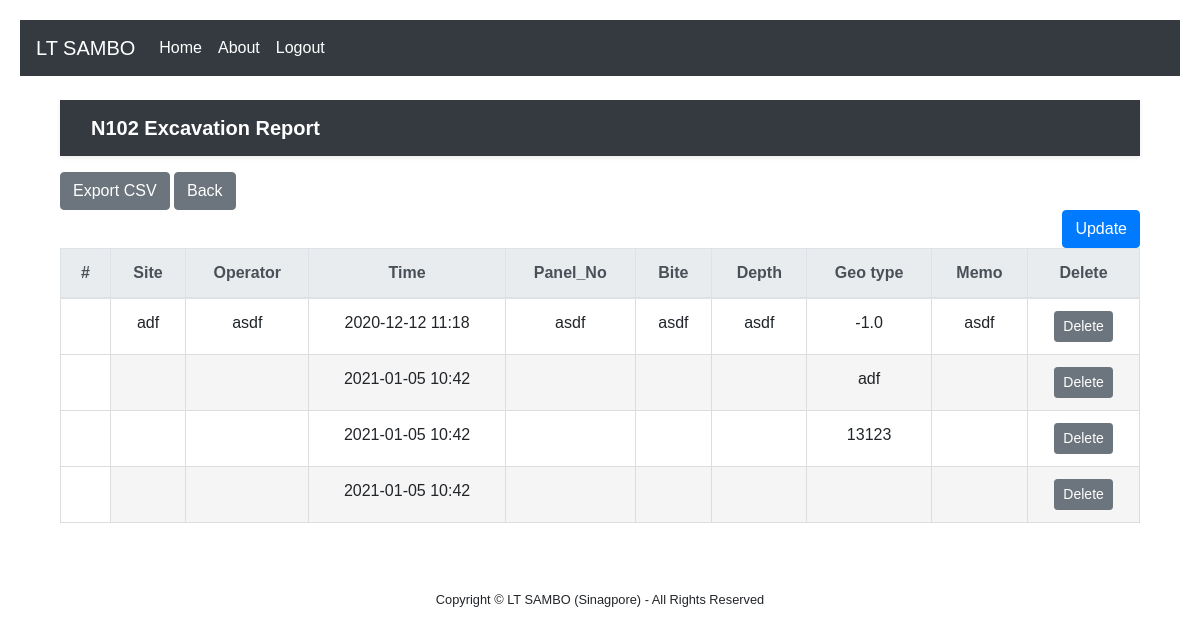
The page /N102/ (signed in) on the database its author committed.
### pages/models.py (models this page shows)
class Board(models.Model):
    Site = models.CharField(max_length=10, null=False)
    Operator = models.CharField(max_length=10, null=False)
    Panel_No = models.CharField(max_length=20, null=False)
    Bite = models.CharField(max_length=20, null=False)
    Depth = models.CharField(max_length=20, null=False)
    Geo_Type = models.CharField(max_length=20, null=False)
    Memo = models.CharField(max_length=30, null=False)
    created_date = models.DateTimeField(auto_now_add=True)
    modified_date = models.DateTimeField(auto_now=True)

### pages/views.py (the view)
# urls.py: path('N102/',views.Site_N102, name='N102'),
def Site_N102(request):
    boards = {'boards': Board.objects.all()}
    return render(request, 'N102.html', boards)

### pages/templates/N102.html (shortened to what this page needs)
{% extends 'base.html' %}
{% block content %}
{% if user.is_authenticated %}
{% load static %}
<div class ="container">
<!DOCTYPE html>
<html lang="ko">
<head>
    <link rel="stylesheet" href="{% static 'bootstrap/css/style.css' %}" >
</head>
<body>
<header>
    <div class="navbar navbar-dark bg-dark shadow-sm mb-3">
        <div class="container d-flex justify-content-between">
            <a href="/" class="navbar-brand d-flex align-items-center">
                <strong>N102 Excavation Report</strong>
            </a>
        </div>
    </div>
</header>
<div class="responsive-container">
    <a href="{% url 'export-n102-csv' %}" class="btn btn-secondary">Export CSV</a>
    <a class="btn btn-secondary" href="{% url 'home' %}" role="button">Back</a>
    <div class="row">
        <div class="col-auto mr-auto"></div>
        <div class="col-auto">
            <a class="btn btn-primary" href="/post_n102" role="button">Update</a>
        </div>
    </div>
    <table class="table">
        <thead class="thead-light">
        <tr class="text-center">
            <th scope="col">#</th>
            <th scope="col">Site</th>
            <th scope="col">Operator</th>
            <th scope="col">Time</th>
            <th scope="col">Panel_No</th>
            <th scope="col">Bite</th>
            <th scope="col">Depth</th>
            <th scope="col">Geo type</th>
            <th scope="col">Memo</th>
            <th scope="col">Delete</th>
        </tr>
        </thead>
        <tbody>
        {% for board in boards %}
        <tr class="text-center">
            <th scope="row">
            </th>
            <td data-label="Site">
                <span>{{ board.Site }}</span>
            </td>
            <td data-label="Operator">
                <span>{{ board.Operator }}</span>
            </td>
             <td data-label="Time">
                <span>{{ board.created_date | date:"Y-m-d h:i" }}</span>
            </td>
            <td data-label="Panel_No">
                <span>{{ board.Panel_No }}</span>
            </td>
            <td data-label="Bite_No">
                <span>{{ board.Bite }}</span>
            </td>
            <td data-label="Depth">
                <span>{{ board.Depth }}</span>
            </td>
            <td data-label="Geo_Type">
                <span>{{ board.Geo_Type }}</span>
            </td>
            <td data-label="Memo">
                <span>{{ board.Memo }}</span>
            </td>
            <td>
                <a href="/delete_N102/{{ board.id }}" class="btn btn-secondary btn-sm"  >Delete</a>
            </td>
        </tr>
        {% endfor %}
        </tbody>
    </table>
</div>
</body>
</html>
{% else %}
Login first!
{% endif %}
{% endblock %}

### rows shown on the page
Board: Site "adf", Operator "asdf", created_date "2020-12-12 11:18", Panel_No "asdf", Bite "asdf", Depth "asdf", Geo_Type "-1.0", Memo "asdf"
Board: created_date "2021-01-05 10:42", Geo_Type "adf"
Board: created_date "2021-01-05 10:42", Geo_Type "13123"
Board: created_date "2021-01-05 10:42"
